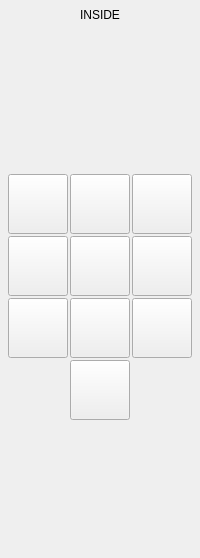
           <widget class="QWidget" name="Page_inside">
            <layout class="QVBoxLayout" name="verticalLayout">
             <property name="spacing">
              <number>6</number>
             </property>
             <property name="leftMargin">
              <number>0</number>
             </property>
             <property name="topMargin">
              <number>0</number>
             </property>
             <property name="rightMargin">
              <number>0</number>
             </property>
             <property name="bottomMargin">
              <number>0</number>
             </property>
             <item>
              <widget class="QLabel" name="label_inside_measure">
               <property name="sizePolicy">
                <sizepolicy hsizetype="Preferred" vsizetype="Fixed">
                 <horstretch>0</horstretch>
                 <verstretch>0</verstretch>
                </sizepolicy>
               </property>
               <property name="minimumSize">
                <size>
                 <width>0</width>
                 <height>30</height>
                </size>
               </property>
               <property name="maximumSize">
                <size>
                 <width>16777215</width>
                 <height>30</height>
                </size>
               </property>
               <property name="text">
                <string>INSIDE</string>
               </property>
               <property name="alignment">
                <set>Qt::AlignCenter</set>
               </property>
              </widget>
             </item>
             <item>
              <spacer name="verticalSpacer_7">
               <property name="orientation">
                <enum>Qt::Vertical</enum>
               </property>
               <property name="sizeType">
                <enum>QSizePolicy::Expanding</enum>
               </property>
               <property name="sizeHint" stdset="0">
                <size>
                 <width>20</width>
                 <height>138</height>
                </size>
               </property>
              </spacer>
             </item>
             <item>
              <widget class="QWidget" name="widget_inside_btns" native="true">
               <property name="sizePolicy">
                <sizepolicy hsizetype="Preferred" vsizetype="Preferred">
                 <horstretch>0</horstretch>
                 <verstretch>0</verstretch>
                </sizepolicy>
               </property>
               <property name="minimumSize">
                <size>
                 <width>0</width>
                 <height>0</height>
                </size>
               </property>
               <property name="maximumSize">
                <size>
                 <width>16777215</width>
                 <height>16777215</height>
                </size>
               </property>
               <layout class="QGridLayout" name="gridLayout">
                <property name="leftMargin">
                 <number>1</number>
                </property>
                <property name="topMargin">
                 <number>0</number>
                </property>
                <property name="rightMargin">
                 <number>1</number>
                </property>
                <property name="bottomMargin">
                 <number>0</number>
                </property>
                <property name="spacing">
                 <number>2</number>
                </property>
                <item row="4" column="3">
                 <widget class="PushButton" name="pbtn_inside_xpym">
                  <property name="sizePolicy">
                   <sizepolicy hsizetype="Fixed" vsizetype="Fixed">
                    <horstretch>0</horstretch>
                    <verstretch>0</verstretch>
                   </sizepolicy>
                  </property>
                  <property name="minimumSize">
                   <size>
                    <width>60</width>
                    <height>60</height>
                   </size>
                  </property>
                  <property name="maximumSize">
                   <size>
                    <width>120</width>
                    <height>120</height>
                   </size>
                  </property>
                  <property name="toolTip">
                   <string>Probe Outside Edges, Finish At Corner</string>
                  </property>
                  <property name="text">
                   <string/>
                  </property>
                  <property name="icon">
                   <iconset>
                    <normaloff>versa_probe_icons/inX+Y-.png</normaloff>versa_probe_icons/inX+Y-.png</iconset>
                  </property>
                  <property name="iconSize">
                   <size>
                    <width>120</width>
                    <height>120</height>
                   </size>
                  </property>
                  <property name="checkable">
                   <bool>false</bool>
                  </property>
                  <property name="checked">
                   <bool>false</bool>
                  </property>
                  <property name="indicator_option" stdset="0">
                   <bool>false</bool>
                  </property>
                  <property name="probe" stdset="0">
                   <string>probe_inside_xpym</string>
                  </property>
                  <attribute name="buttonGroup">
                   <string notr="true">inside_buttonGroup</string>
                  </attribute>
                 </widget>
                </item>
                <item row="2" column="0">
                 <spacer name="horizontalSpacer_3">
                  <property name="orientation">
                   <enum>Qt::Horizontal</enum>
                  </property>
                  <property name="sizeHint" stdset="0">
                   <size>
                    <width>5</width>
                    <height>20</height>
                   </size>
                  </property>
                 </spacer>
                </item>
                <item row="2" column="1">
                 <widget class="PushButton" name="pbtn_inside_xm">
                  <property name="sizePolicy">
                   <sizepolicy hsizetype="Fixed" vsizetype="Fixed">
                    <horstretch>0</horstretch>
                    <verstretch>0</verstretch>
                   </sizepolicy>
                  </property>
                  <property name="minimumSize">
                   <size>
                    <width>60</width>
                    <height>60</height>
                   </size>
                  </property>
                  <property name="maximumSize">
                   <size>
                    <width>120</width>
                    <height>120</height>
                   </size>
                  </property>
                  <property name="toolTip">
                   <string>Probe Inside X Edge, Negative Direction, Finish At Edge</string>
                  </property>
                  <property name="text">
                   <string/>
                  </property>
                  <property name="icon">
                   <iconset>
                    <normaloff>versa_probe_icons/inX-.png</normaloff>versa_probe_icons/inX-.png</iconset>
                  </property>
                  <property name="iconSize">
                   <size>
                    <width>120</width>
                    <height>120</height>
                   </size>
                  </property>
                  <property name="checkable">
                   <bool>false</bool>
                  </property>
                  <property name="checked">
                   <bool>false</bool>
                  </property>
                  <property name="indicator_option" stdset="0">
                   <bool>false</bool>
                  </property>
                  <property name="probe" stdset="0">
                   <string>probe_xm</string>
                  </property>
                  <attribute name="buttonGroup">
                   <string notr="true">inside_buttonGroup</string>
                  </attribute>
                 </widget>
                </item>
                <item row="1" column="1">
                 <widget class="PushButton" name="pbtn_inside_xmyp">
                  <property name="sizePolicy">
                   <sizepolicy hsizetype="Fixed" vsizetype="Fixed">
                    <horstretch>0</horstretch>
                    <verstretch>0</verstretch>
                   </sizepolicy>
                  </property>
                  <property name="minimumSize">
                   <size>
                    <width>60</width>
                    <height>60</height>
                   </size>
                  </property>
                  <property name="maximumSize">
                   <size>
                    <width>120</width>
                    <height>120</height>
                   </size>
                  </property>
                  <property name="toolTip">
                   <string>Probe Outside Edges, Finish At Corner</string>
                  </property>
                  <property name="text">
                   <string/>
                  </property>
                  <property name="icon">
                   <iconset>
                    <normaloff>versa_probe_icons/inX-Y+.png</normaloff>versa_probe_icons/inX-Y+.png</iconset>
                  </property>
                  <property name="iconSize">
                   <size>
                    <width>120</width>
                    <height>120</height>
                   </size>
                  </property>
                  <property name="checkable">
                   <bool>false</bool>
                  </property>
                  <property name="checked">
                   <bool>false</bool>
                  </property>
                  <property name="indicator_option" stdset="0">
                   <bool>false</bool>
                  </property>
                  <property name="probe" stdset="0">
                   <string>probe_inside_xmyp</string>
                  </property>
                  <attribute name="buttonGroup">
                   <string notr="true">inside_buttonGroup</string>
                  </attribute>
                 </widget>
                </item>
                <item row="4" column="1">
                 <widget class="PushButton" name="pbtn_inside_xmym">
                  <property name="sizePolicy">
                   <sizepolicy hsizetype="Fixed" vsizetype="Fixed">
                    <horstretch>0</horstretch>
                    <verstretch>0</verstretch>
                   </sizepolicy>
                  </property>
                  <property name="minimumSize">
                   <size>
                    <width>60</width>
                    <height>60</height>
                   </size>
                  </property>
                  <property name="maximumSize">
                   <size>
                    <width>120</width>
                    <height>120</height>
                   </size>
                  </property>
                  <property name="toolTip">
                   <string>Probe Outside Edges, Finish At Corner</string>
                  </property>
                  <property name="text">
                   <string/>
                  </property>
                  <property name="icon">
                   <iconset>
                    <normaloff>versa_probe_icons/inX-Y-.png</normaloff>versa_probe_icons/inX-Y-.png</iconset>
                  </property>
                  <property name="iconSize">
                   <size>
                    <width>120</width>
                    <height>120</height>
                   </size>
                  </property>
                  <property name="checkable">
                   <bool>false</bool>
                  </property>
                  <property name="checked">
                   <bool>false</bool>
                  </property>
                  <property name="indicator_option" stdset="0">
                   <bool>false</bool>
                  </property>
                  <property name="probe" stdset="0">
                   <string>probe_inside_xmym</string>
                  </property>
                  <attribute name="buttonGroup">
                   <string notr="true">inside_buttonGroup</string>
                  </attribute>
                 </widget>
                </item>
                <item row="2" column="3">
                 <widget class="PushButton" name="pbtn_inside_xp">
                  <property name="sizePolicy">
                   <sizepolicy hsizetype="Fixed" vsizetype="Fixed">
                    <horstretch>0</horstretch>
                    <verstretch>0</verstretch>
                   </sizepolicy>
                  </property>
                  <property name="minimumSize">
                   <size>
                    <width>60</width>
                    <height>60</height>
                   </size>
                  </property>
                  <property name="maximumSize">
                   <size>
                    <width>120</width>
                    <height>120</height>
                   </size>
                  </property>
                  <property name="toolTip">
                   <string>Probe Inside Y Edge, Negative Direction, Finish At Edge</string>
                  </property>
                  <property name="text">
                   <string/>
                  </property>
                  <property name="icon">
                   <iconset>
                    <normaloff>versa_probe_icons/inX+.png</normaloff>versa_probe_icons/inX+.png</iconset>
                  </property>
                  <property name="iconSize">
                   <size>
                    <width>120</width>
                    <height>120</height>
                   </size>
                  </property>
                  <property name="checkable">
                   <bool>false</bool>
                  </property>
                  <property name="checked">
                   <bool>false</bool>
                  </property>
                  <property name="indicator_option" stdset="0">
                   <bool>false</bool>
                  </property>
                  <property name="probe" stdset="0">
                   <string>probe_xp</string>
                  </property>
                  <attribute name="buttonGroup">
                   <string notr="true">inside_buttonGroup</string>
                  </attribute>
                 </widget>
                </item>
                <item row="2" column="2">
                 <widget class="PushButton" name="pbtn_inside_xy_hole">
                  <property name="sizePolicy">
                   <sizepolicy hsizetype="Fixed" vsizetype="Fixed">
                    <horstretch>0</horstretch>
                    <verstretch>0</verstretch>
                   </sizepolicy>
                  </property>
                  <property name="minimumSize">
                   <size>
                    <width>60</width>
                    <height>60</height>
                   </size>
                  </property>
                  <property name="maximumSize">
                   <size>
                    <width>120</width>
                    <height>120</height>
                   </size>
                  </property>
                  <property name="font">
                   <font>
                    <pointsize>8</pointsize>
                   </font>
                  </property>
                  <property name="toolTip">
                   <string>Probe All Inside Edges, Finish In Center</string>
                  </property>
                  <property name="text">
                   <string/>
                  </property>
                  <property name="icon">
                   <iconset>
                    <normaloff>versa_probe_icons/inHole.png</normaloff>versa_probe_icons/inHole.png</iconset>
                  </property>
                  <property name="iconSize">
                   <size>
                    <width>120</width>
                    <height>120</height>
                   </size>
                  </property>
                  <property name="checkable">
                   <bool>false</bool>
                  </property>
                  <property name="checked">
                   <bool>false</bool>
                  </property>
                  <property name="indicator_option" stdset="0">
                   <bool>false</bool>
                  </property>
                  <property name="probe" stdset="0">
                   <string>probe_xy_hole</string>
                  </property>
                  <attribute name="buttonGroup">
                   <string notr="true">inside_buttonGroup</string>
                  </attribute>
                 </widget>
                </item>
                <item row="4" column="2">
                 <widget class="PushButton" name="pbtn_inside_ym">
                  <property name="sizePolicy">
                   <sizepolicy hsizetype="Fixed" vsizetype="Fixed">
                    <horstretch>0</horstretch>
                    <verstretch>0</verstretch>
                   </sizepolicy>
                  </property>
                  <property name="minimumSize">
                   <size>
                    <width>60</width>
                    <height>60</height>
                   </size>
                  </property>
                  <property name="maximumSize">
                   <size>
                    <width>120</width>
                    <height>120</height>
                   </size>
                  </property>
                  <property name="toolTip">
                   <string>Probe Inside Y Edge, Negative Direction, Finish At Edge</string>
                  </property>
                  <property name="text">
                   <string/>
                  </property>
                  <property name="icon">
                   <iconset>
                    <normaloff>versa_probe_icons/inY-.png</normaloff>versa_probe_icons/inY-.png</iconset>
                  </property>
                  <property name="iconSize">
                   <size>
                    <width>120</width>
                    <height>120</height>
                   </size>
                  </property>
                  <property name="checkable">
                   <bool>false</bool>
                  </property>
                  <property name="checked">
                   <bool>false</bool>
                  </property>
                  <property name="indicator_option" stdset="0">
                   <bool>false</bool>
                  </property>
                  <property name="probe" stdset="0">
                   <string>probe_ym</string>
                  </property>
                  <attribute name="buttonGroup">
                   <string notr="true">inside_buttonGroup</string>
                  </attribute>
                 </widget>
                </item>
                <item row="1" column="3">
                 <widget class="PushButton" name="pbtn_inside_xpyp">
                  <property name="sizePolicy">
                   <sizepolicy hsizetype="Fixed" vsizetype="Fixed">
                    <horstretch>0</horstretch>
                    <verstretch>0</verstretch>
                   </sizepolicy>
                  </property>
                  <property name="minimumSize">
                   <size>
                    <width>60</width>
                    <height>60</height>
                   </size>
                  </property>
                  <property name="maximumSize">
                   <size>
                    <width>120</width>
                    <height>120</height>
                   </size>
                  </property>
                  <property name="toolTip">
                   <string>Probe Outside Edges, Finish At Corner</string>
                  </property>
                  <property name="text">
                   <string/>
                  </property>
                  <property name="icon">
                   <iconset>
                    <normaloff>versa_probe_icons/inX+Y+.png</normaloff>versa_probe_icons/inX+Y+.png</iconset>
                  </property>
                  <property name="iconSize">
                   <size>
                    <width>120</width>
                    <height>120</height>
                   </size>
                  </property>
                  <property name="checkable">
                   <bool>false</bool>
                  </property>
                  <property name="checked">
                   <bool>false</bool>
                  </property>
                  <property name="indicator_option" stdset="0">
                   <bool>false</bool>
                  </property>
                  <property name="probe" stdset="0">
                   <string>probe_inside_xpyp</string>
                  </property>
                  <attribute name="buttonGroup">
                   <string notr="true">inside_buttonGroup</string>
                  </attribute>
                 </widget>
                </item>
                <item row="2" column="4">
                 <spacer name="horizontalSpacer_4">
                  <property name="orientation">
                   <enum>Qt::Horizontal</enum>
                  </property>
                  <property name="sizeHint" stdset="0">
                   <size>
                    <width>5</width>
                    <height>20</height>
                   </size>
                  </property>
                 </spacer>
                </item>
                <item row="1" column="2">
                 <widget class="PushButton" name="pbtn_inside_yp">
                  <property name="sizePolicy">
                   <sizepolicy hsizetype="Fixed" vsizetype="Fixed">
                    <horstretch>0</horstretch>
                    <verstretch>0</verstretch>
                   </sizepolicy>
                  </property>
                  <property name="minimumSize">
                   <size>
                    <width>60</width>
                    <height>60</height>
                   </size>
                  </property>
                  <property name="maximumSize">
                   <size>
                    <width>120</width>
                    <height>120</height>
                   </size>
                  </property>
                  <property name="toolTip">
                   <string>Probe Inside Y Edge, Positive Direction, Finish At Edge</string>
                  </property>
                  <property name="text">
                   <string/>
                  </property>
                  <property name="icon">
                   <iconset>
                    <normaloff>versa_probe_icons/inY+.png</normaloff>versa_probe_icons/inY+.png</iconset>
                  </property>
                  <property name="iconSize">
                   <size>
                    <width>120</width>
                    <height>120</height>
                   </size>
                  </property>
                  <property name="checkable">
                   <bool>false</bool>
                  </property>
                  <property name="checked">
                   <bool>false</bool>
                  </property>
                  <property name="indicator_option" stdset="0">
                   <bool>false</bool>
                  </property>
                  <property name="probe" stdset="0">
                   <string>probe_yp</string>
                  </property>
                  <attribute name="buttonGroup">
                   <string notr="true">inside_buttonGroup</string>
                  </attribute>
                 </widget>
                </item>
                <item row="5" column="2">
                 <widget class="PushButton" name="pbtn_inside_down">
                  <property name="sizePolicy">
                   <sizepolicy hsizetype="Fixed" vsizetype="Fixed">
                    <horstretch>0</horstretch>
                    <verstretch>0</verstretch>
                   </sizepolicy>
                  </property>
                  <property name="minimumSize">
                   <size>
                    <width>60</width>
                    <height>60</height>
                   </size>
                  </property>
                  <property name="maximumSize">
                   <size>
                    <width>120</width>
                    <height>120</height>
                   </size>
                  </property>
                  <property name="toolTip">
                   <string>Probe Z down</string>
                  </property>
                  <property name="text">
                   <string/>
                  </property>
                  <property name="icon">
                   <iconset>
                    <normaloff>versa_probe_icons/down.png</normaloff>versa_probe_icons/down.png</iconset>
                  </property>
                  <property name="iconSize">
                   <size>
                    <width>120</width>
                    <height>120</height>
                   </size>
                  </property>
                  <property name="checkable">
                   <bool>false</bool>
                  </property>
                  <property name="checked">
                   <bool>false</bool>
                  </property>
                  <property name="indicator_option" stdset="0">
                   <bool>false</bool>
                  </property>
                  <property name="probe" stdset="0">
                   <string>probe_down</string>
                  </property>
                  <attribute name="buttonGroup">
                   <string notr="true">inside_buttonGroup</string>
                  </attribute>
                 </widget>
                </item>
               </layout>
              </widget>
             </item>
             <item>
              <spacer name="verticalSpacer_4">
               <property name="orientation">
                <enum>Qt::Vertical</enum>
               </property>
               <property name="sizeType">
                <enum>QSizePolicy::Expanding</enum>
               </property>
               <property name="sizeHint" stdset="0">
                <size>
                 <width>20</width>
                 <height>138</height>
                </size>
               </property>
              </spacer>
             </item>
            </layout>
           </widget>
